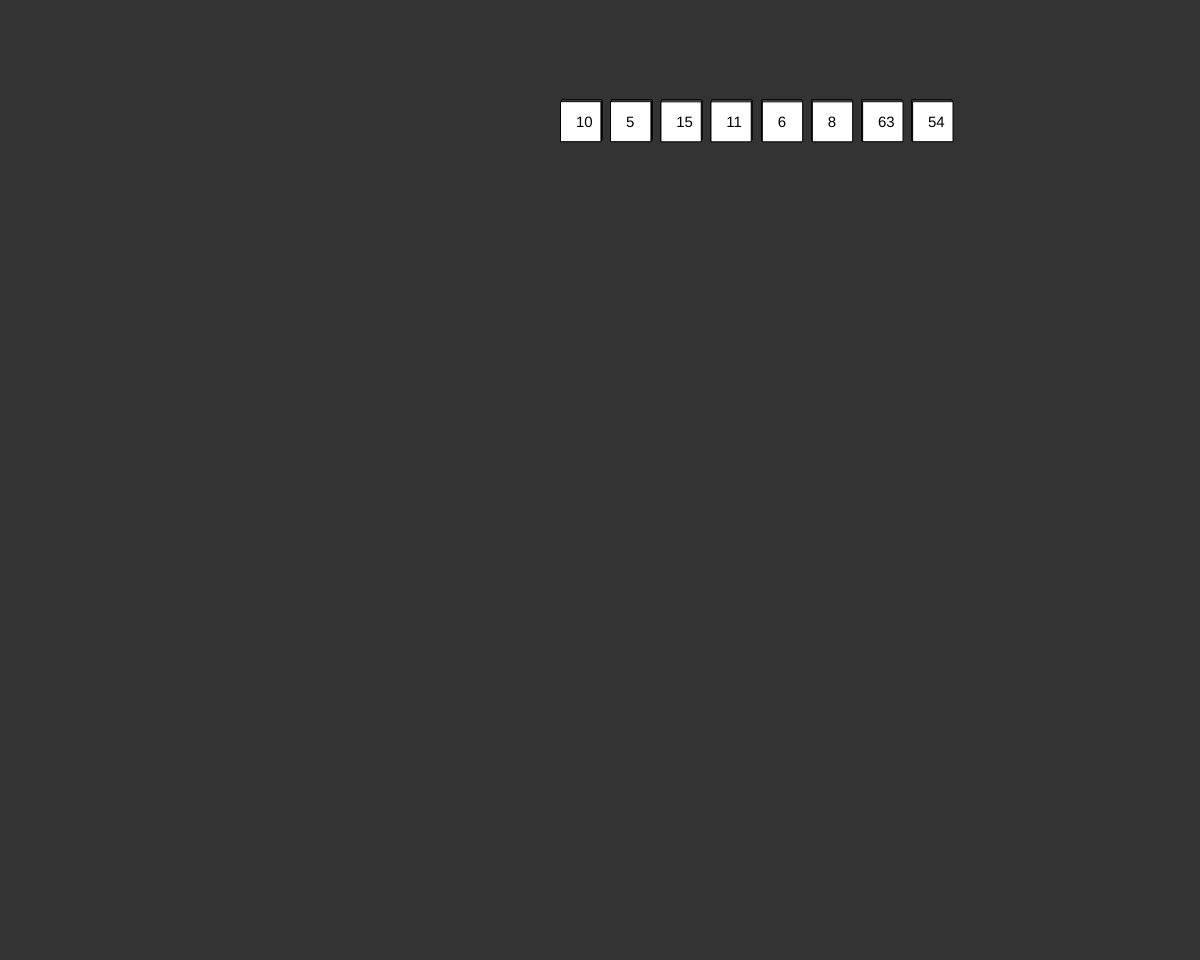
Frame 1 (no input)
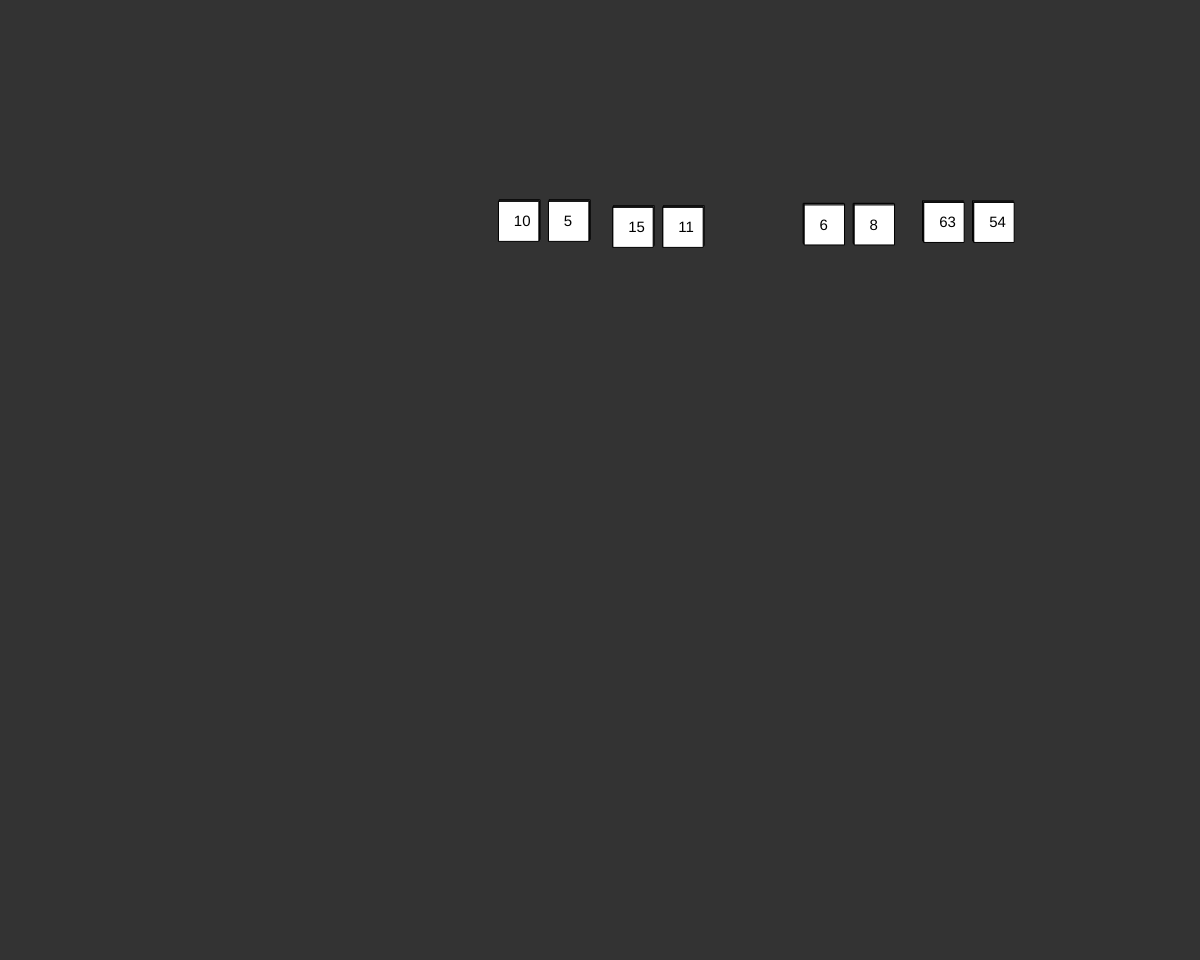
Frame 60 (no input)
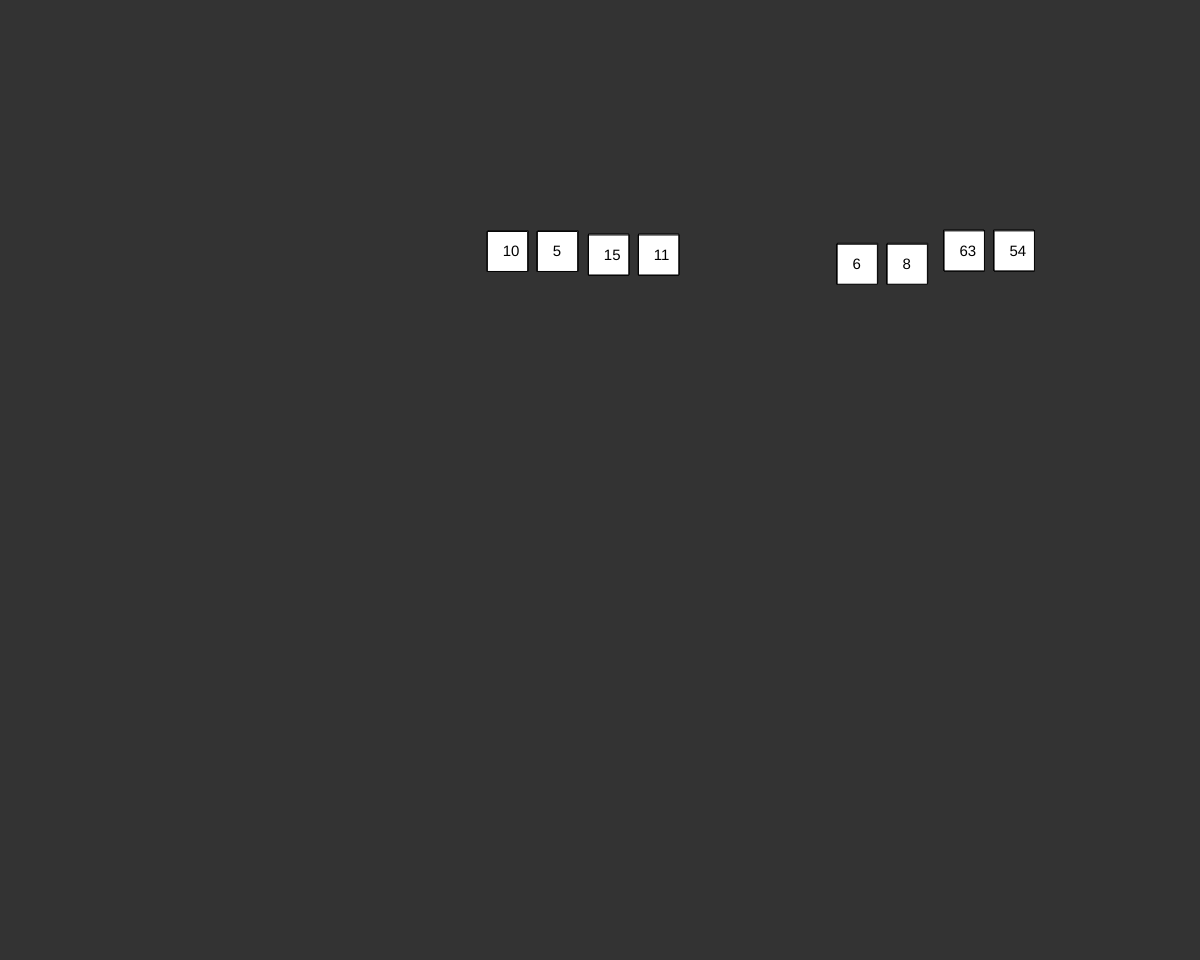
Frame 120 (the mouse pressed at the canvas centre since frame 60)

The p5.js sketch that drew these frames (run headless with seeded random() and noise() and a simulated clock; from frame 60 on, the mouse is pressed at the canvas centre):

// p5.js sketch
// ── sketch.js
var a = [10, 50, 2, 40, 15, 47, 23, 8, 49, 27, 13, 40, 35, 17, 30, 19];
var program = [];

//level-0 elements
var c01 = new coordinate(562,100);
var c02 = new coordinate(612,100);
var c03 = new coordinate(662,100);
var c04 = new coordinate(712,100);
var c05 = new coordinate(762,100);
var c06 = new coordinate(812,100);
var c07 = new coordinate(862,100);
var c08 = new coordinate(912,100);

//level-1 element
var c11 = new coordinate(489,230);
var c12 = new coordinate(539,230);
var c13 = new coordinate(589,230);
var c14 = new coordinate(639,230);
var c15 = new coordinate(844,230);
var c16 = new coordinate(894,230);
var c17 = new coordinate(944,230);
var c18 = new coordinate(994,230);

//level-2 elements
var c21 = new coordinate(370,360);
var c22 = new coordinate(420,360);
var c23 = new coordinate(584,360);
var c24 = new coordinate(634,360);
var c25 = new coordinate(797,360);
var c26 = new coordinate(847,360);
var c27 = new coordinate(1010,360);
var c28 = new coordinate(1060,360);

//level-3 elements
var c31 = new coordinate(284,490);
var c32 = new coordinate(411,490);
var c33 = new coordinate(538,490);
var c34 = new coordinate(666,490);
var c35 = new coordinate(793,490);
var c36 = new coordinate(921,490);
var c37 = new coordinate(1048,490);
var c38 = new coordinate(1176,490);


//element
var e1 = new element(c01,10,1);
var e2 = new element(c02,5,1);
var e3 = new element(c03,15,1);
var e4 = new element(c04,11,1);
var e5 = new element(c05,6,1);
var e6 = new element(c06,8,1);
var e7 = new element(c07,63,1);
var e8 = new element(c08,54,1);

//arrays for each level
var array0 = [e1,e2,e3,e4,e5,e6,e7,e8];
var array1 = [e1,e2,e3,e4,e5,e6,e7,e8];
var array2 = [];
var array3 = [e2];
var randomize;
var next, previous, reset;

//variable for allowing only one time animation

var ii = 1, jj = 1, n = 16;
var counter=0;

function setup () {
  createCanvas(windowWidth, windowHeight - 40);

  merge_sort(a,0,15);
  console.log(program);

}
var x=612,y=230,i=1,curInstr=0;
function draw () {
  background(51);
  frameRate(30);
  showArray(array0);
  showArray(array1);
  showArray(array2);
  showArray(array3);

// //  if(i==1){
//     staticSplit1();
// //  }else if(i==2){staticSplit2();}
// console.log(program[curInstr]);
//   if(program[curInstr].op==1){
//
//       for(var i = 0 ; i < program[curInstr].args.length;i++){
//         var c = stringToObject("c1"+(i+1))
//         animation(array1[program[curInstr].args[i]],c)
//       }
if(counter<5000)
{staticSplit1();
}
console.log("counter:",counter);
if(counter>=5000)
{staticSplit2();
}


  


  //animation(e1,c12);
  //animation(e03,e13);
//   frameRate(10);


}

function stringToObject(str){
  console.log("ff");
  if(str=="c11"){
    return c11;
  }
  if(str=="c12"){
    return c12;
  }
  if(str=="c13"){
    return c13;
  }
  if(str=="c14"){
    return c14;
  }
  if(str=="c15"){
    return c15;
  }
  if(str=="c16"){
    return c16;
  }
  if(str=="c17"){
    return c17;
  }if(str=="c18"){
    return c18;
  }
}

function staticSplit1(){
  animation(e1,c11);
  animation(e2,c12);
  animation(e3,c13);
  animation(e4,c14);
  animation(e5,c15);
  animation(e6,c16);
  animation(e7,c17);
  animation(e8,c18);
//  pause();
//  i = 2;
staticSplit2();
}

function staticSplit2(){

  animation(e1,c21);
  animation(e2,c22);
  animation(e3,c23);
  animation(e4,c24);
  animation(e5,c25);
  animation(e6,c26);
  animation(e7,c27);
  animation(e8,c28);
}


drawArray = function (ary,level){
  var y = 130 * level + 100;
  var mod = 8/Math.round(Math.pow(2,level));
  var gap = 0;
  for(var i = 0 ; i < 8 ; i++){

    if(i%mod == 0){
      if(level==0){
        gap = 100;
      }else{
        gap = 70/(level+1) + gap + (5-level) * 30;
      }
    }

    var x = windowWidth/(3+level)+50*i - 50 + gap;


    rect(x,y,40,40);
    console.log(x,y);

    textSize(15);
    text(array[i],x+15,y+25);
  }
}

function showArray(ary){
  for(var i = 0 ; i < ary.length ; i++){
    showElement(ary[i]);
  }
}

function showElement(e){
  rect(e.x,e.y,40,40);
  textSize(15);
  text(e.val,e.x+15,e.y+25);
}


function animation(e1,e2){

  //console.log(e1);
   //console.log(e2);
  //
  var del_x = e2.x - e1.x;
  var del_y = e2.y - e1.y;

  var len = Math.round(Math.pow((del_x)*(del_x)+(del_y)*(del_y),0.5));

  var cx = del_x/len;
  var cy = del_y/len;
if(e1.x!=e2.x){
  e1.x = e1.x + cx;
  e1.y = e1.y + cy;
  // var xflag,yflag;
  // if(e2.x>e1.x)
  // {
  //   xflag = 1;
  // }
  // else {
  //   xflag = -1;
  // }
  // if(e1.x<=e2.x)
  // {
  //   x = x+1;
  // }
  // if(e2.y>=e2.x)
  // {
  //   y = y-1;
  // }
  rect(e1.x,e1.y,40,40);
  textSize(15);
  text(e1.val,e1.x+15,e1.y+25);
}
counter = counter + 1;
}

function element(cor,val,col){
  this.x = cor.x;
  this.y = cor.y;
  this.val = val;
  this.col = col;
}

function coordinate(x,y){
  this.x = x;
  this.y = y;
}


function merge_sort(a,i,j){
  if(i<j){
    var mid = Math.floor((i+j)/2);
    i = new instruction(1,[i,mid]);
    program.push(i);
    merge_sort(a,i,mid);
    i = new instruction(1,[mid+1,j]);
    program.push(i);
    merge_sort(a,mid+1,j);
    merge(a,i,mid,j);
  }
}



function merge(ary,p,q,r)
{
  var i,j,k;
  var n1 = q-p+2;
  var n2 = r-q+1;
  var leftAry = [];
  var rightAry = [];
  for(i=0;i<n1;i++){
    leftAry[i] = ary[p+i];
  }
  for(j=0;j<n2;j++){
    rightAry[j] = ary[q+j+1];
  }
  //infinity = 100
  leftAry[n1-1] = 100;
  rightAry[n2-1] = 100;
  i=0;j=0;
  for(k=p;k<=r;k++){
    if(leftAry[i] <= rightAry[j])
      ary[k] = leftAry[i++];
    else {
      ary[k] = rightAry[j++];
    }
  }
}

function instruction(op,args){
  this.op = op;
  this.args = args;
}
